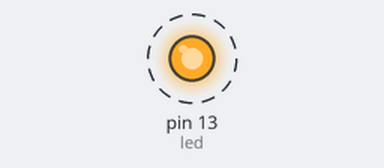
A sketch run on a simulated Arduino Uno, built with avr-gcc and run on an emulated ATmega328P. Parts: output pins drawn as LEDs (lit = HIGH). Dashed ring = blinking.

Above: at 0.2 s.
Timing chart, 0 to 3.0 s (numbered marks = the images above):
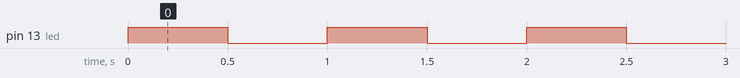

The sketch:

Exercise_2a.ino
```cpp
/*  Arduino learning
 *  Exercise #2a
 *
 */

int led = 13;  //define onboard LED on pin 13 as a global variable
int delayLength = 500; //declares an int variable and assigns value 500

void setup()
{
  pinMode(led,OUTPUT);  //sets I/O 13 into output mode
}

void loop()
{
  digitalWrite(led,HIGH); //sets pin 13 high
  delay(delayLength);     //delay for set period of time
  //delay(500);           //this also works if the delay amount will never change
  digitalWrite(led,LOW);  //sets pin 13 low
  delay(delayLength);     //a second delay before loop function repeats
}
```

Measured:
- by itself, pin 13 (led): alternates HIGH for 0.50 s and LOW for 0.50 s
